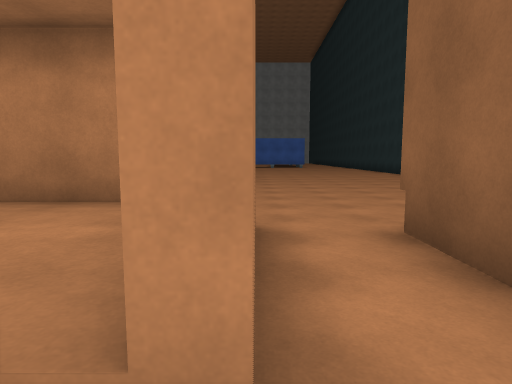
[1] (above)

21 first-person views from a walk through a 3-D level made in the Unity game engine. The camera is 1.5 m above the floor, tilts 6° down and sees 75° across. The floor is counted in squares, 2 m on a side. Each view is taken from the middle of a square. On the plan, view 1 faces up. The plan holds only what a view shows up to about 11 squares ahead; the rest is blank. The place goes on beyond the plan. The player is left out. Some surface patterns are stand-ins.

[2]
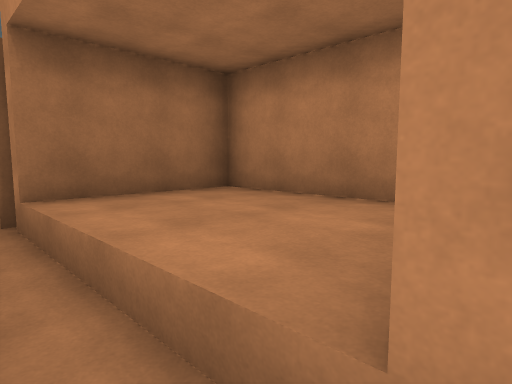

[3]
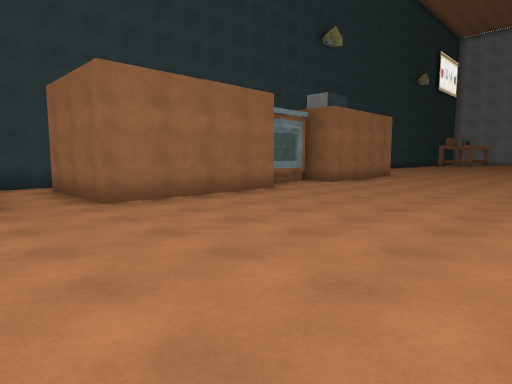

[4]
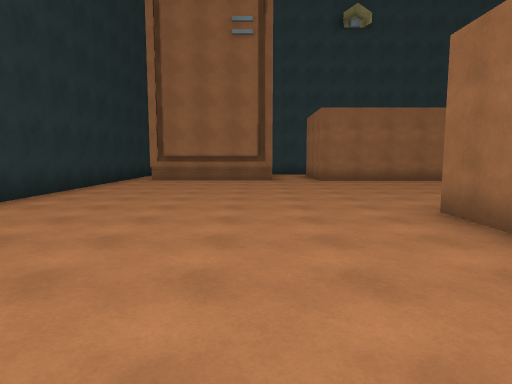

[5]
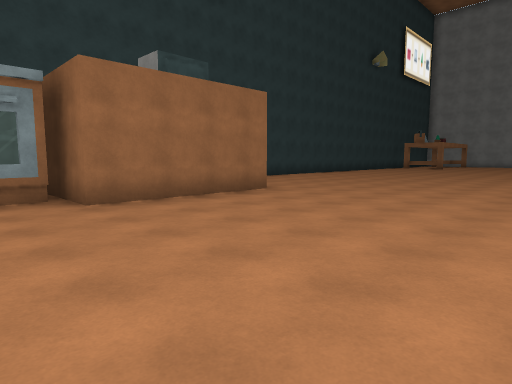

[6]
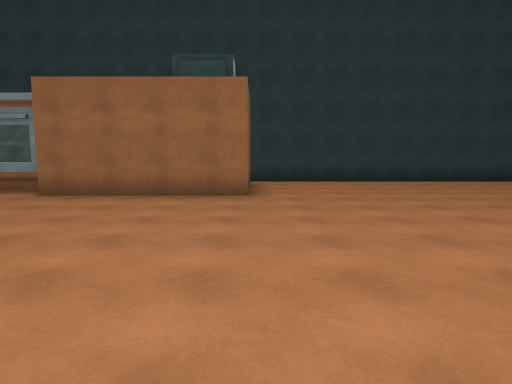

[7]
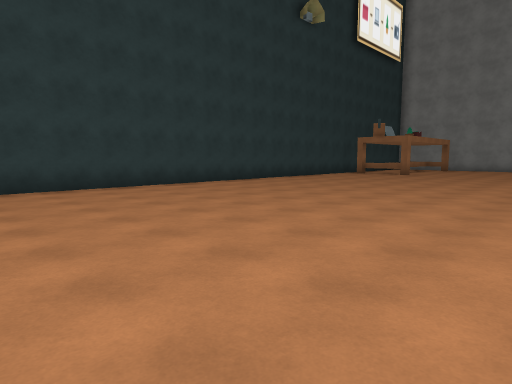

[8]
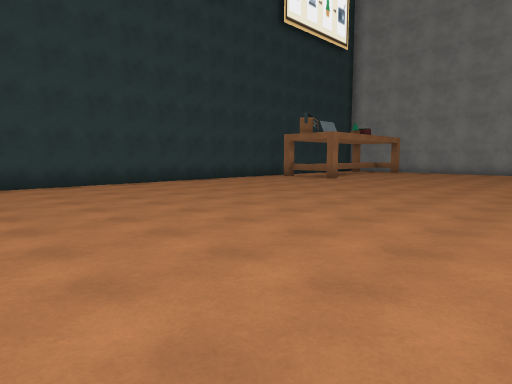

[9]
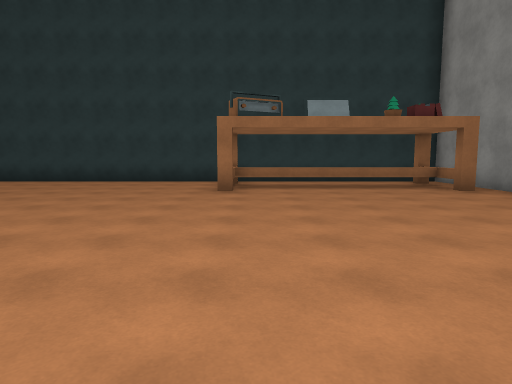

[10]
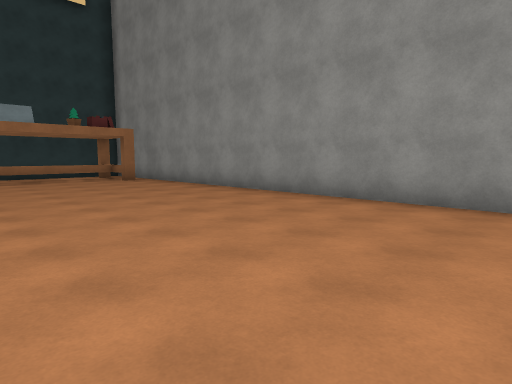

[11]
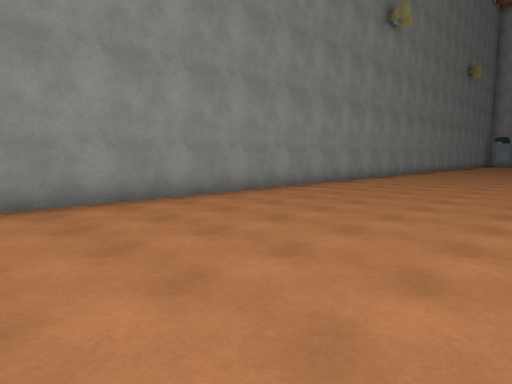

[12]
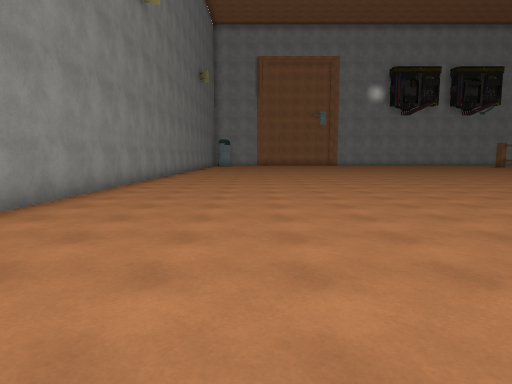

[13]
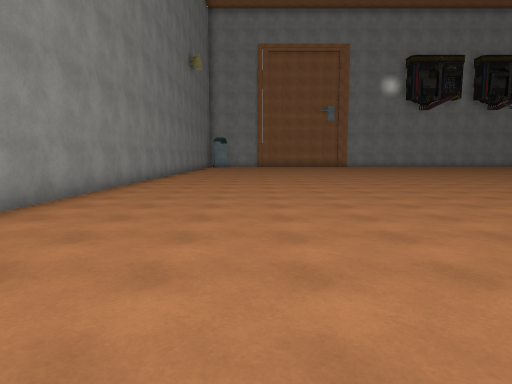

[14]
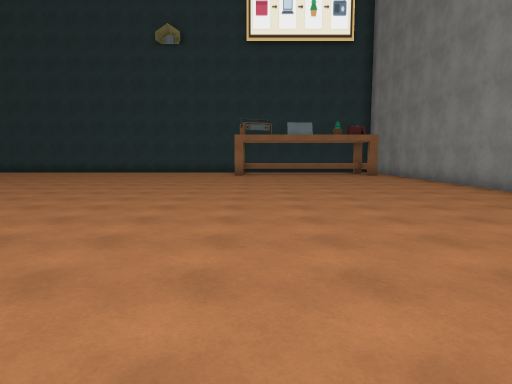

[15]
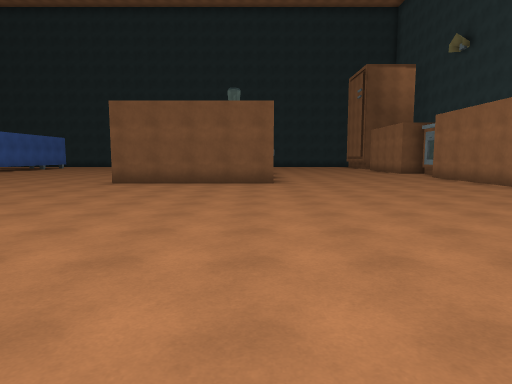

[16]
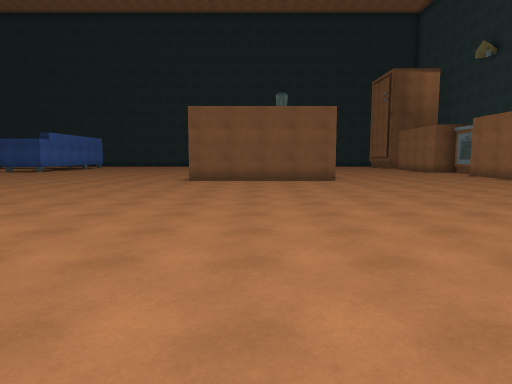

[17]
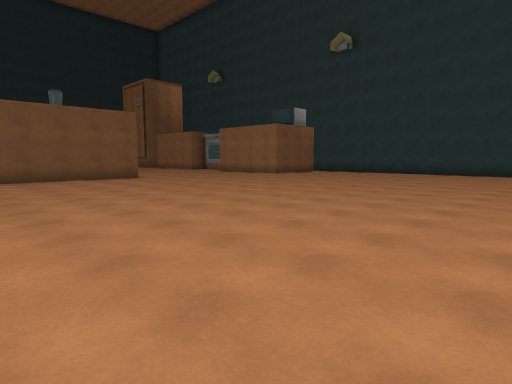

[18]
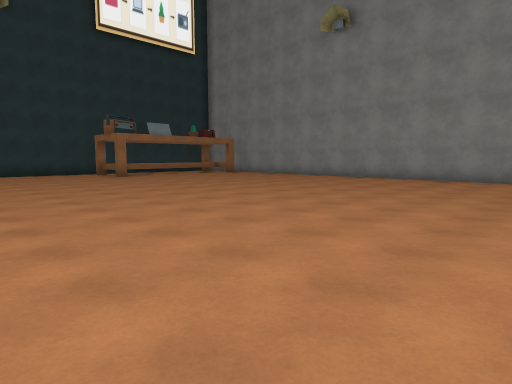

[19]
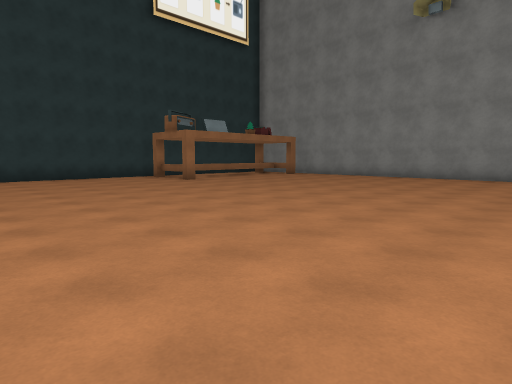

[20]
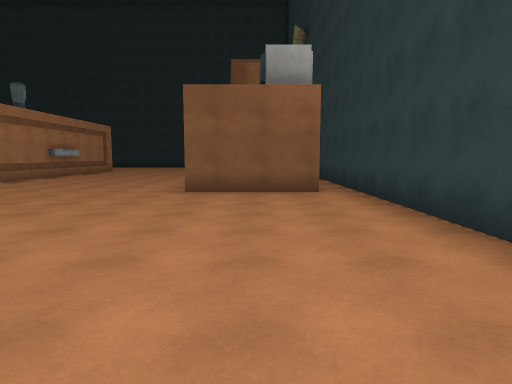

[21]
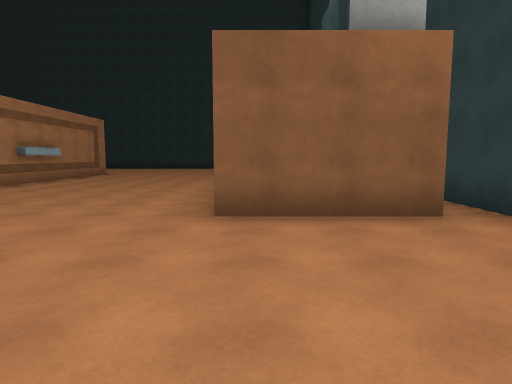

### Floor plan
Points are (right, up) in squares from view 1. A wall is a line through its corners. A room is listed if a view was taken in it or the views show most of it. See-through windows are left out.
Room 1 (views 1, 2)
walls: (0, 0.6) (-4.1, 0.6); (-0.2, -0.2) (0.9, -0.2); (-1.2, 3.3) (-3.8, 3.3) (-3.8, 0.6)
ways out: opening at (-4, 0) to room 2; opening at (0, 0)
Room 2 (views 3, 4, 5, 6, 7, 8, 9, 10, 11, 12, 13, 14, 15, 16, 17, 18, 19, 20, 21)
walls: (-9.5, 9.5) (-9.5, 14.1); (-4.1, 9.3) (-5.9, 9.3); (-3.9, 9.5) (-8.2, 9.5); (-10.8, 0.6) (-10.8, 3.5) (-6.8, 3.5) (-6.8, 1.2); (-4.1, 3.5) (0, 3.5) (0, 0.6); (-0.5, 10.9) (-0.5, 9.5); (1.5, 3.5) (5.4, 3.5); (1.5, 1.9) (1.5, 3.3); (-32.5, 2.8) (-32.5, 1.7); (-33.5, 25) (-33.5, -0.2) (-7, -0.2); (6.2, 3) (6.2, 8.5)
low walls: (-29, 1.7) (-27.4, 1.7); (1.5, 3.3) (5.4, 3.3); (-32.5, 1.7) (-30.9, 1.7)
ways out: opening at (-4, 0) to room 1; opening at (1, 1)
objects: other object (-6, 1) to (-5, 2)

Positions as (right, up) in squares from view 1, and headings:
1: (0, 0), facing up
2: (0, 0), facing up-left
3: (2, 9), facing down-left
4: (2, 14), facing down
5: (-5, 9), facing down-left
6: (-11, 10), facing down
7: (-13, 8), facing down-left
8: (-17, 9), facing down-left
9: (-28, 10), facing down
10: (-28, 13), facing down-left
11: (-28, 9), facing up-left
12: (-30, 11), facing up
13: (-30, 14), facing up
14: (-28, 16), facing down
15: (-19, 10), facing right
16: (-20, 12), facing right
17: (-21, 15), facing down-right
18: (-22, 15), facing down-left
19: (-21, 12), facing down-left
20: (-18, 2), facing right
21: (-15, 3), facing right
